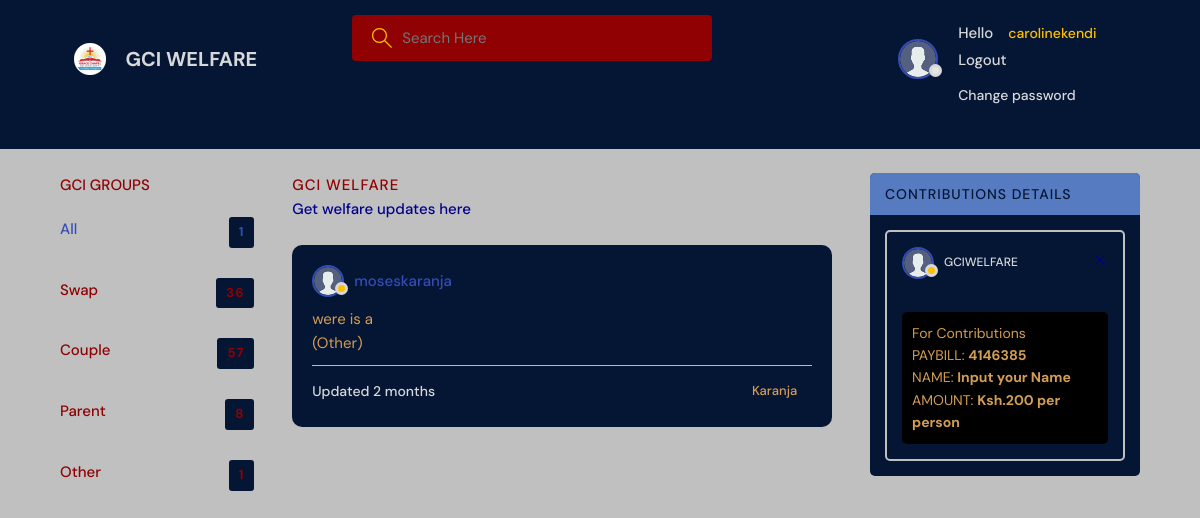
The page /home/?q=Other (signed in) on the database as committed earlier.
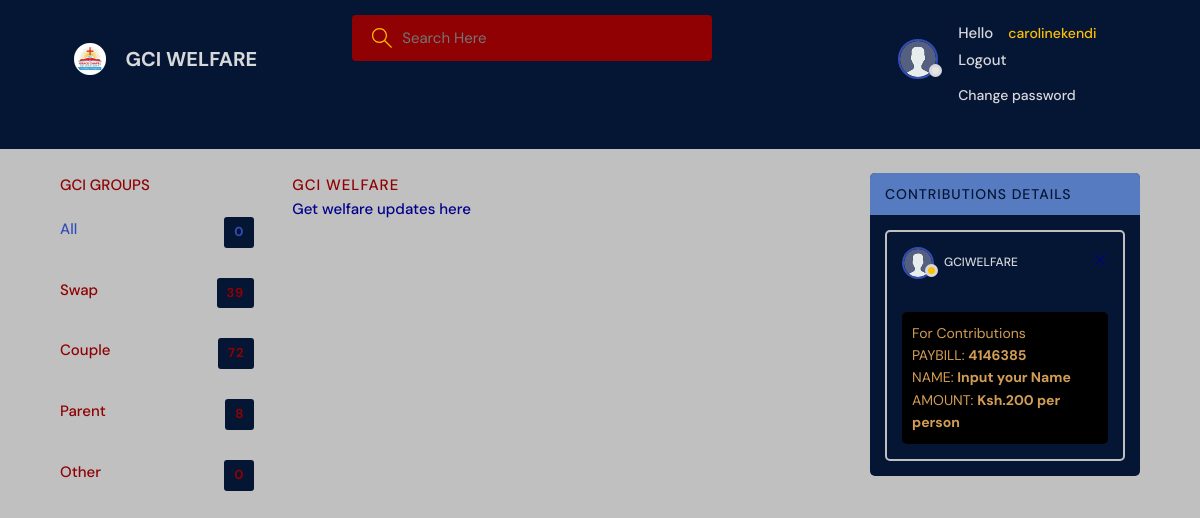
The same page on the database as committed later.
### web/models.py (models this page shows, shortened)
class topic(models.Model):
    name=models.CharField(max_length=200)

class room(models.Model):
    host=models.ForeignKey(User, on_delete=models.SET_NULL, null=True)
    topic=models.ForeignKey(topic, on_delete=models.SET_NULL, null=True)
    Firstname = models.CharField(null=True, blank=True, max_length=200)
    name=models.CharField(max_length=255)
    lastName = models.CharField(null=True, blank=True, max_length=200)
    Email = models.EmailField(null=True, blank=True, max_length=200)
    phone = models.CharField(null=True, blank=True, max_length=200)
    identity= models.CharField(null=True, blank=True, max_length=255)
    KANGOYA = 'KANGOYA'
    KASPHAT = 'KASPHAT'
    NGARA = 'NGARA'
    GRACE_FAMILY= 'GRACE_FAMILY'
    WHITE_HOUSE = 'WHITE_HOUSE'
    KASARANI= 'KASARANI'
    KIKUYU = 'KIKUYU'
    KENYATTA = 'KENYATTA'
    MUCATHA = 'MUCATHA'
    TRUTH_SEEKERS = 'TRUTH_SEEKERS'
    RUIRU = 'RUIRU'
    GACHIE = 'GACHIE'
    SHAMMAH = 'SHAMMAH'
    THINDIGUA = 'THINDIGUA'
    MOMBASA_RD = 'MOMBASA_RD'
    JAMHURI = 'JAMHURU'
    KAHAWA = 'KAHAWA'
    BLOOM_HILL_KAWAIDA = 'BLOOM_HILL_KAWAIDA'
    THIKA= 'THIKA'
    JUJA= 'JUJA'
    CHOICES = [
        (KANGOYA,'Kangoya'),
        (KASPHAT,'Kasphat'),
        (NGARA,'Ngara'),
        (GRACE_FAMILY ,'Grace_family'),
        (WHITE_HOUSE,'White_house'),
        (KASARANI,'Kasarani'),
        (KIKUYU ,'Kikuyu'),
        (KENYATTA, 'Kenyatta'),
        (MUCATHA ,'Mucatha'),
        (TRUTH_SEEKERS ,'Truth_seekers'),
        (RUIRU ,'Ruiru'),
        (GACHIE ,'Gachie'),
        (SHAMMAH,'Shammah'),
        (THINDIGUA ,'Thindigua'),
        (MOMBASA_RD,'Mombasa_rd'),
        (JAMHURI,'Jamhuri'),
        (KAHAWA,'Kahawa'),
        (BLOOM_HILL_KAWAIDA,'Bloom_hill_kawaida'),
        (THIKA,'Thika'),
        (JUJA,'juja'),
    ]
    HBC = models.CharField(null=True, blank=True, max_length=100)
    choice = models.CharField(
        max_length=100,
        choices=CHOICES,
        default=KANGOYA,
    )
    Parent = models.CharField(null=True, blank=True, max_length=200)
    Child = models.CharField(null=True, blank=True, max_length=200)
    Spouse = models.CharField(null=True, blank=True, max_length=200)
    description=models.TextField(null=True, blank=True)
    updated=models.DateTimeField(auto_now=True)
    created=models.DateTimeField(auto_now_add=True)
    class Meta:
        ordering = ['-updated', '-created']

### web/views.py (the view)
# urls.py: path('home/', views.home, name='home'),
@login_required(login_url='/login')
def home(request):
    q = request.GET.get('q') if request.GET.get('q') != None  else ''
    tips = room.objects.filter(
        Q(topic__name__icontains=q) |
        Q(name__icontains=q) |
        Q(description__icontains=q)|
        Q(lastName__icontains=q)
                                )
    topics=topic.objects.all()
    adm = Msg.objects.all()
    users = User.objects.all()
    room_count= tips.count()
    R_messages=message.objects.all()
    context ={'tips': tips, 'topics': topics, 'room_count' : room_count, 'adm': adm,'users' : users, 'R_messages':R_messages}
    return render(request, 'web/home.html', context)

### web/templates/web/home.html (shortened to what this page needs)
<!DOCTYPE html>
{% extends 'main.html' %}
{%load static%}
   {% block content %}
    <main class="layout layout--3">
      <div class="container">
        <div class="topics">
          <div class="topics__header">
            <h2>GCI Groups</h2>
          </div>
          <ul class="topics__list">
            <li>
              <a href="{% url 'home' %}"class="active">All <span>{{room_count}}</span></a>
            </li>
            {% for topic in topics %}
            <li>
              <a href="{% url 'home' %}?q={{topic.name}}">{{topic.name}}<span>{{topic.room_set.all.count}}</span></a>
            </li>
            {% endfor %}
          </ul>
        </div>
        <div class="roomList">
          <div class="roomList__header">
            <div>
              <h2>GCI WELFARE</h2>
              <p>Get welfare updates here</p>
            </div>
             {% for room in tips %}
          </div>
          <div class="roomListRoom">
            <div class="roomListRoom__header">
              <a href="" class="roomListRoom__author">
                <div class="avatar avatar--small">
                  <img src="{% static 'images/avatar.svg'%}" />
                </div>
                <span>{{room.host.username}}</span>
              </a>
            </div>
            <div class="roomListRoom__content">
              {% if request.user == room.host %}
              <a href="{% url 'index' room.id %}"> {{room.lastName}},<br> <small>View your Information HERE</small></a>
              {%else%}
              <small>{{room.lastName}} is a </small>
              {%endif%}
              <p>
               ({{room.topic.name}})
              </p>
            </div>
            <div class="roomListRoom__meta">
              <a href="room.html" class="roomListRoom__joined">
                Updated {{room.updated|timesince}}
              </a>
              <p class="roomListRoom__topic">{{room.name}}</p>
            </div>
            {%endfor%}
          </div>
          </div>
        <div class="activities">
          <div class="activities__header">
            <h2>Contributions Details</h2>
          </div>
          <div class="activities__box">
            <div class="activities__boxHeader roomListRoom__header">
              <a href="profile.html" class="roomListRoom__author">
                <div class="avatar avatar--small">
                  <img src="{% static 'images/avatar.svg'%}" />
                </div>
                <p>
                  <span>GCIWELFARE</span>
                </p>
              </a>
              <div class="roomListRoom__actions">
                <a href="#">
                  <svg version="1.1" xmlns="http://www.w3.org/2000/svg" width="32" height="32" viewBox="0 0 32 32">
                    <title>remove</title>
                    <path
                      d="M27.314 6.019l-1.333-1.333-9.98 9.981-9.981-9.981-1.333 1.333 9.981 9.981-9.981 9.98 1.333 1.333 9.981-9.98 9.98 9.98 1.333-1.333-9.98-9.98 9.98-9.981z"
                    ></path>
                  </svg>
                </a>
              </div>
            </div>
            <div class="activities__boxContent">
              <p><a href="room.html"></a></p>
              <div class="activities__boxRoomContent">
                <P>For Contributions<br> PAYBILL: <b>4146385</b> <br> NAME: <b>Input your Name</b><br>AMOUNT: <b>Ksh.200 per person</b></P>
              </div>
            </div>
          </div>
          </div>
        </div>
    </main>
    {% endblock %}

Rows that differ between the two databases and show on the page:
removed room: host.username "moseskaranja", lastName "were", topic.name "Other", updated "2 months", name "Karanja"
computed for topic "Swap": room_set.all.count "36" → "39"
computed for topic "Couple": room_set.all.count "57" → "72"
computed for topic "Other": room_set.all.count "1" → "0"
Other text that changed with them:
{{ room_count }}: "1" → "0"
